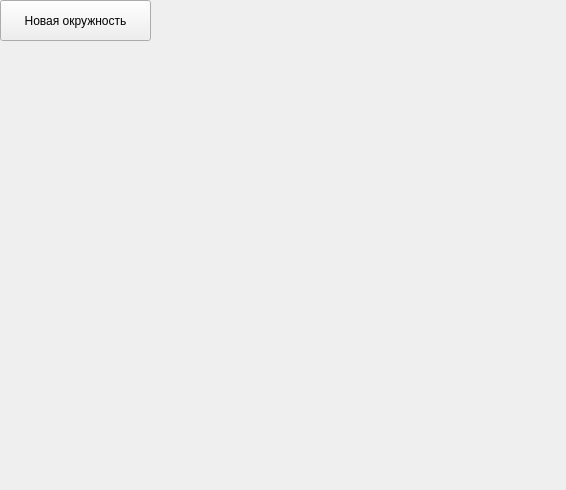
<?xml version="1.0" encoding="UTF-8"?>
<ui version="4.0">
 <class>Form</class>
 <widget class="QWidget" name="Form">
  <property name="geometry">
   <rect>
    <x>0</x>
    <y>0</y>
    <width>566</width>
    <height>490</height>
   </rect>
  </property>
  <property name="windowTitle">
   <string>Git и желтые окружности</string>
  </property>
  <widget class="QPushButton" name="pushButton">
   <property name="geometry">
    <rect>
     <x>0</x>
     <y>0</y>
     <width>151</width>
     <height>41</height>
    </rect>
   </property>
   <property name="text">
    <string>Новая окружность</string>
   </property>
  </widget>
 </widget>
 <resources/>
 <connections/>
</ui>
